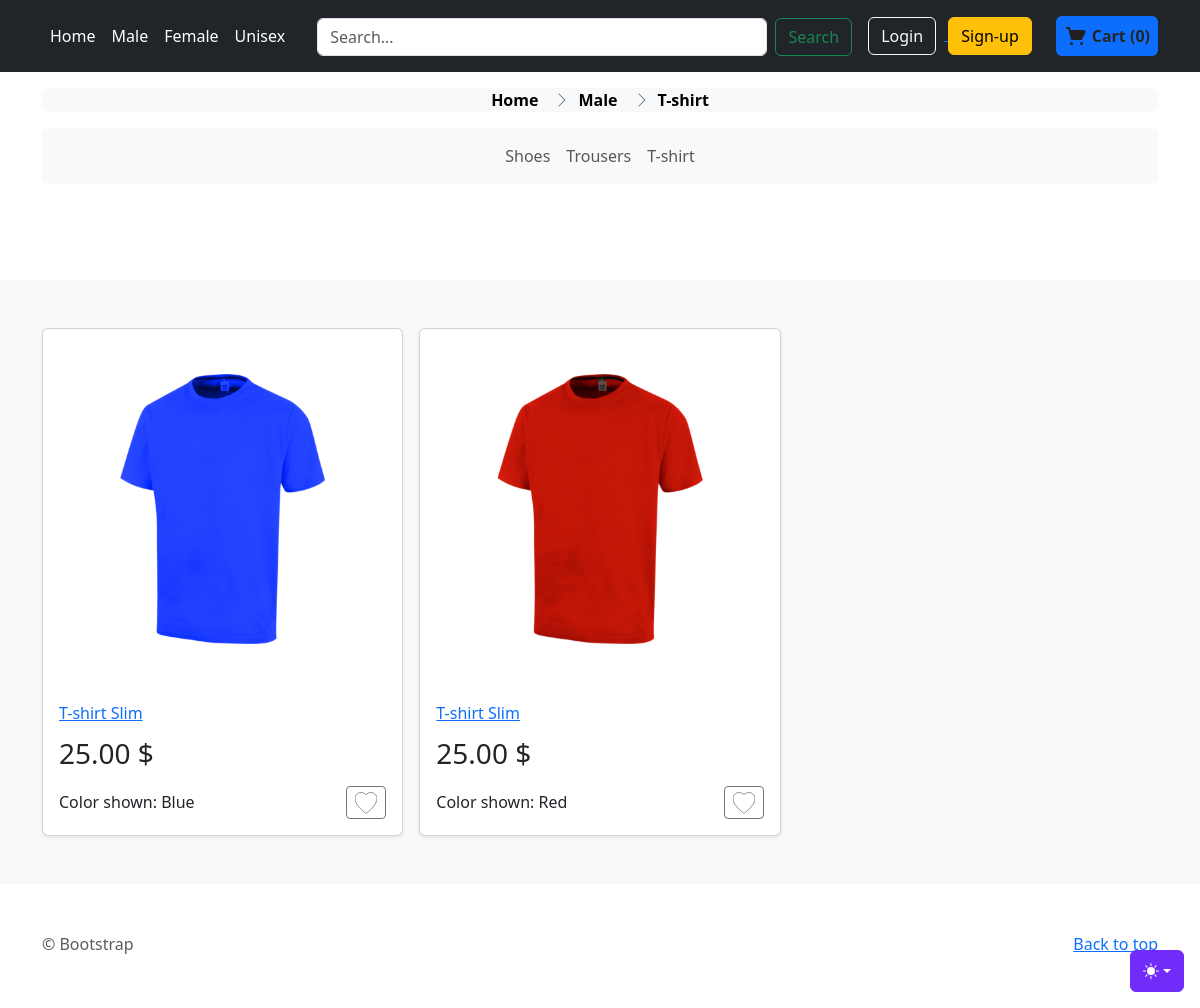
The page /Male/t-shirt on the database its author committed.
### store/models.py (models this page shows, shortened)
class Product(models.Model):
    VARIANTS = (
        ('None', 'None'),
        ('Size', 'Size'),
        ('Color', 'Color'),
        ('Size-Color', 'Size-Color'),
    )
    GENDERS = (
        ('Male', 'Male'),
        ('Female', 'Female'),
        ('Unisex', 'Unisex')
    )
    name = models.CharField(max_length=255, null=False, blank=False)
    slug = models.SlugField(null=False, unique=True)
    category = models.ForeignKey(Category, null=True, blank=True, on_delete=models.CASCADE)
    description = models.TextField(null=True, blank=True)
    base_price = models.DecimalField(max_digits=10, decimal_places=2, null=False,blank=False)
    variant = models.CharField(max_length=10, choices=VARIANTS, default='None')
    date_added = models.DateTimeField(auto_now_add=True, null=True)
    gender = models.CharField(max_length=10, choices=GENDERS, default='Unisex')

class Category(models.Model):
    name = models.CharField(max_length=255)
    category_slug = models.SlugField(null=False, unique=True)
    def __str__(self):
        return self.name

class ProductVariant(models.Model):
    title = models.CharField(max_length=100, blank=True, null=True)
    product = models.ForeignKey(Product, on_delete=models.CASCADE)
    color = models.ForeignKey(Color, on_delete=models.CASCADE, blank=True, null=True)
    size = models.ForeignKey(Size, on_delete=models.CASCADE, blank=True, null=True)
    image_id = models.ForeignKey(Image, blank=True, null=True,on_delete=models.CASCADE)
    price = models.DecimalField(max_digits=12, decimal_places=2, default=0)
    quantity = models.IntegerField(default=1,null=False)
    purchased = models.PositiveIntegerField(default=0, null=False, blank=True)

class Image(models.Model):
    name = models.CharField(max_length=50, blank=True)
    product=models.ForeignKey(Product, on_delete=models.CASCADE)
    image = models.ImageField(blank=True, upload_to='static/images/')

class Color(models.Model):
    color_name = models.CharField(max_length=100)

### store/views.py (the view)
# urls.py: path('<str:gen>/<str:category>', views.category_view, name='category'),
def category_view(request, gen, category):
    products = ProductVariant.objects.select_related('product__category', 'product').filter(Q(product__category__category_slug=category) & (Q(product__gender=gen) | Q(product__gender='Unisex')) )
    data = {
        'products': products,
        'gender': gen,
        'category_slug': category,
        'category_name': category.capitalize()
    }
    return render(request, 'store/store.html', data | header_data(request))

### order/models.py (called while the page is built)
    def total_items(self):
        return sum(item.quantity for item in self.cartitem_set.all())

    def total_price(self):
        total = 0
        for item in self.cartitem_set.all():
            total += item.quantity * item.product.price
        return total

### order/views.py (called while the page is built)
def get_or_create_cart(request):
    if request.user.is_authenticated:
        cart, created = Cart.objects.get_or_create(user=request.user)
    else:
        session_cart_id = request.session.get('cart_id')
        if session_cart_id:
            cart, created = Cart.objects.get_or_create(session_id=session_cart_id)
        else:
            cart = Cart.objects.create(session_id=str(uuid.uuid4()))
            request.session['cart_id'] = cart.session_id
    return cart

### store/views.py (called while the page is built)
def header_data(request):
    cart = get_or_create_cart(request)
    cart_items = CartItem.objects.filter(cart=cart).select_related('product')
    cart_products = [
        {
            'product_id': item.product.id,
            'name': item.product.title,
            'price': item.product.price,
            'quantity': item.product.quantity
        } for item in cart_items
    ]
    cart_product_ids = [item['product_id'] for item in cart_products]
    categories = Category.objects.all()
    data = {
        'cart_products': cart_products,
        'cart_product_ids': cart_product_ids,
        'total_items': cart.total_items(),
        'total_price': cart.total_price(),
        'genders': [gender[0] for gender in Product.GENDERS],
        'categories': categories
    }
    return data

### templates/store/store.html (shortened to what this page needs)
{% extends 'store/index.html' %}
{% load static %}
{% block styles %}
<link href="{%  static 'assets/dist/css/breadcrumbs.css' %}" rel="stylesheet">
<link rel="stylesheet" href="https://cdn.jsdelivr.net/npm/@docsearch/css@3">
<link href="{%  static 'assets/dist/css/bootstrap.min.css' %}" rel="stylesheet">
{% endblock styles %}
{% block categories %}
  <section class="pt-3 pb-5 text-center container">
        <div class="row pb-lg-5">
      <div class="mx-auto">
        <nav aria-label="breadcrumb">
    <ol class="breadcrumb breadcrumb-chevron p-1 bg-body-tertiary rounded-3 justify-content-center ">
      <li class="breadcrumb-item">
        <a class="link-body-emphasis fw-semibold text-decoration-none" href="{% url 'store:home' %}">Home</a>
      </li>
     <li class="breadcrumb-item">
        <a class="link-body-emphasis fw-semibold text-decoration-none" href="{% url 'store:gender-store' gen=gender %}">{{ gender }}</a>
      </li>
        {% if category_name %}
            <li class="breadcrumb-item">
                <a class="link-body-emphasis fw-semibold text-decoration-none" href="{% url 'store:category' gen=gender category=category_slug %}">{{ category_name }}</a>
              </li>
        {% endif %}
    </ol>
  </nav>
          <nav class="navbar navbar-expand-lg bg-body-tertiary rounded" aria-label="Thirteenth navbar example">
      <div class="container-fluid justify-content-center">
        <div class="collapse navbar-collapse d-lg-flex justify-content-center" id="navbarsExample11">
          <ul class="navbar-nav col-lg-6 justify-content-lg-center">
            {% for category in categories %}
                <li class="nav-item">
                    <a class="nav-link" href="{% url 'store:category' gen=gender category=category.category_slug %}">{{ category.name }}</a>
                </li>
            {% endfor %}
          </ul>
        </div>
      </div>
    </nav>
      </div>
    </div>
  </section>
{% endblock categories %}

### templates/store/index.html (shortened to what this page needs)
{% load static %}
<!doctype html>
<html lang="en" data-bs-theme="auto">
  <head><script src="{% static 'assets/js/color-modes.js' %}"></script>
    <link rel="stylesheet" href="https://cdn.jsdelivr.net/npm/@docsearch/css@3">
<link href="{%  static 'assets/dist/css/bootstrap.min.css' %}" rel="stylesheet">
<link href="{%  static 'assets/dist/css/store.css' %}" rel="stylesheet">
      {% block styles %}
      {% endblock styles %}
  </head>
  <body>
    <div class="dropdown position-fixed bottom-0 end-0 mb-3 me-3 bd-mode-toggle">
      <button class="btn btn-bd-primary py-2 dropdown-toggle d-flex align-items-center"
              id="bd-theme"
              type="button"
              aria-expanded="false"
              data-bs-toggle="dropdown"
              aria-label="Toggle theme (auto)">
        <svg class="bi my-1 theme-icon-active" width="1em" height="1em"><use href="#circle-half"></use></svg>
      </button>
    </div>
  <header class="p-3 text-bg-dark">
    <div class="container">
      <div class="d-flex flex-wrap align-items-center justify-content-between">
        <ul class="nav col-12 col-lg-auto mb-2 justify-content-center mb-md-0">
          <li><a href="{% url 'store:home' %}" class="nav-link px-2 text-white">Home</a></li>
            {% for gender in genders %}
                <li><a href="{% url 'store:gender-store' gen=gender %}" class="nav-link px-2 text-white">{{ gender }}</a></li>
            {% endfor %}
        </ul>
        <form method="GET" action="{% url 'store:search' %}" class="m-auto col-lg-auto mb-3 mb-lg-0 me-lg-3 flex-grow-1 mx-4" role="search">
            <div class="d-flex">
                <input class="form-control me-2" type="search" placeholder="Search..." aria-label="Search" name="searched">
                <button class="btn btn-outline-success" type="submit">Search</button>
            </div>
        </form>
      <div class="m-auto d-flex justify-content-between align-items-center">
          {% if user.is_authenticated %}
            <div class="dropdown text-end me-4">
          <a href="#" class="d-block link-body-emphasis text-decoration-none dropdown-toggle" data-bs-toggle="dropdown" aria-expanded="false">
              {% if user.first_name %}
                Hi, {{ user.first_name }}!
              {% else %}
                Hi, {{ user.username }}!
              {% endif %}
          </a>
          <ul class="dropdown-menu text-small" style="">
            <li><a class="dropdown-item" href="#">Orders</a></li>
            <li><a class="dropdown-item" href="#">Profile</a></li>
            <li><hr class="dropdown-divider"></li>
            <li><a class="dropdown-item text-danger" href="{% url 'accounts:logout' %}">Log out</a></li>
          </ul>
        </div>
          {% else %}
            <div class="text-end">
            <a href="{% url 'accounts:login' %}">
              <button type="button" class="btn btn-outline-light me-2">Login</button>
            </a>
            <a href="{% url 'accounts:sign-up' %}">
                <button type="button" class="btn btn-warning me-4">Sign-up</button>
            </a>
        </div>
          {% endif %}
<div class="d-flex justify-content-center align-items-center rounded bg-primary p-2">
    <a href="{% url 'order:cart-overview' %}" class="d-flex justify-content-center text-decoration-none align-items-center" style="width: 100%; height: 100%;">
        <span class="ml-1 fw-bold text-dark" id="cart-total">
            Cart ({{ total_items }})
        </span>
    </a>
</div>
      </div>
      </div>
    </div>
  </header>
<main>
    {% block categories %}{% endblock categories %}
  <div class="album py-5 bg-body-tertiary">
    <div class="container">
        {% block content %}
      <div class="row row-cols-1 row-cols-sm-2 row-cols-md-3 g-3">
          {% if products %}
              {% for article in products %}
                <div class="col">
              <div class="card shadow-sm">
                  <a href="{% url 'store:product-detail' gen=article.product.gender category=article.product.category  id=article.id %}">
                      <div class="image-container">
                          {% if article.image_id %}
                            <img class="product-image" src="{{ article.image_id.image.url }}" alt="{{ article.image_id.name }}" >
                          {% else %}
                            <span>Image not found</span>
                          {% endif %}
                      </div>
                  </a>
                      <div class="card-body">
                    <a href="{% url 'store:product-detail' gen=article.product.gender category=article.product.category id=article.id %}">
                  <h2 class="name-article">{{ article.product.name }} </h2>
                        </a>
                  <span class="price">{{ article.price }} $</span>
                    <div class="d-flex justify-content-between align-items-center">
                    <span>Color shown: {{ article.color.color_name }}</span>
                        <div class="btn-group">
                      <button type="button" class="btn btn-sm btn-outline-secondary add-to-favourites">
                      </button>
                    </div>
                  </div>
                </div>
              </div>
            </div>
              {% endfor %}
          {% else %}
              <p class="lead text-body-secondary w-100 text-center">No products found</p>
          {% endif %}
      </div>
        {% endblock content %}
    </div>
  </div>
</main>
<footer class="text-body-secondary py-5">
  <div class="container">
    <p class="float-end mb-1">
      <a href="#">Back to top</a>
    </p>
    <p class="mb-1"> &copy; Bootstrap</p>
  </div>
</footer>
    </body>
</html>

### templates/store/index.html (style rules this page uses)
.bi { vertical-align: -.125em; fill: currentColor; }
.btn-bd-primary { --bd-violet-bg: #712cf9; --bd-violet-rgb: 112.520718, 44.062154, 249.437846; --bs-btn-font-weight: 600; --bs-btn-color: var(--bs-white); --bs-btn-bg: var(--bd-violet-bg); --bs-btn-border-color: var(--bd-violet-bg); --bs-btn-hover-color: var(--bs-white); --bs-btn-hover-bg: #6528e0; --bs-btn-hover-border-color: #6528e0; --bs-btn-focus-shadow-rgb: var(--bd-violet-rgb); --bs-btn-active-color: var(--bs-btn-hover-color); --bs-btn-active-bg: #5a23c8; --bs-btn-active-border-color: #5a23c8; }
.bd-mode-toggle { z-index: 1500; }

### rows shown on the page
Product: gender "Male"
Category: name "Shoes"
Category: name "Trousers"
Category: name "T-shirt"
ProductVariant: image_id.image (picture), product.name "T-shirt Slim", price "25.00", color.color_name "Blue"
ProductVariant: image_id.image (picture), product.name "T-shirt Slim", price "25.00", color.color_name "Red"

### other values the page prints
{{ gender }} "Male" "Female" "Unisex"
{{ total_items }} "0"
{{ category_name }} "T-shirt"
